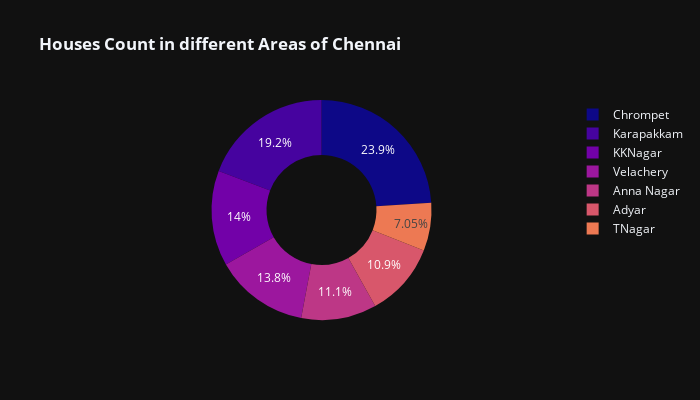

Write notebook code for a chart like this one.
### Markdown cell above
#### Number of house is more in chrompet area. and number of house is less in Tnagar

### Code cell
px.pie(area_sales,values="No_of_house",template='plotly_dark',names="Area",color_discrete_sequence=px.colors.sequential.Plasma,hole=0.5,width=700,height=400,title='<b> Houses Count in different Areas of Chennai</b>')

### Figure 1 — Plotly figure (JSON) as saved in the notebook; plotly's stock layout.template omitted (floating-point values rounded to 4 significant figures)
{"data": [{"domain": {"x": [0, 1], "y": [0, 1]}, "hole": 0.5, "hovertemplate": "Area=%{label}<br>No_of_house=%{value}<extra></extra>", "labels": ["Chrompet", "Karapakkam", "KKNagar", "Velachery", "Anna Nagar", "Adyar", "TNagar"], "legendgroup": "", "name": "", "showlegend": true, "type": "pie", "values": [1702, 1366, 997, 981, 788, 774, 501]}], "layout": {"height": 400, "legend": {"tracegroupgap": 0}, "piecolorway": ["#0d0887", "#46039f", "#7201a8", "#9c179e", "#bd3786", "#d8576b", "#ed7953", "#fb9f3a", "#fdca26", "#f0f921"], "title": {"text": "<b> Houses Count in different Areas of Chennai</b>"}, "width": 700}}
